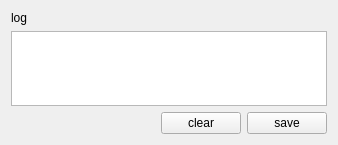
<?xml version="1.0" encoding="UTF-8"?>
<ui version="4.0">
 <class>DebugForm</class>
 <widget class="QWidget" name="DebugForm">
  <property name="geometry">
   <rect>
    <x>0</x>
    <y>0</y>
    <width>338</width>
    <height>145</height>
   </rect>
  </property>
  <property name="windowTitle">
   <string>Form</string>
  </property>
  <layout class="QGridLayout" name="gridLayout">
   <item row="0" column="0">
    <layout class="QVBoxLayout" name="verticalLayout_2">
     <item>
      <layout class="QVBoxLayout" name="verticalLayout">
       <item>
        <widget class="QLabel" name="logNamelabel">
         <property name="text">
          <string>log </string>
         </property>
        </widget>
       </item>
       <item>
        <widget class="QListView" name="listView"/>
       </item>
      </layout>
     </item>
     <item>
      <layout class="QHBoxLayout" name="horizontalLayout">
       <item>
        <spacer name="horizontalSpacer">
         <property name="orientation">
          <enum>Qt::Horizontal</enum>
         </property>
         <property name="sizeHint" stdset="0">
          <size>
           <width>40</width>
           <height>20</height>
          </size>
         </property>
        </spacer>
       </item>
       <item>
        <widget class="QPushButton" name="clearBtn">
         <property name="text">
          <string>clear</string>
         </property>
        </widget>
       </item>
       <item>
        <widget class="QPushButton" name="saveBtn">
         <property name="text">
          <string>save</string>
         </property>
        </widget>
       </item>
      </layout>
     </item>
    </layout>
   </item>
  </layout>
 </widget>
 <resources/>
 <connections/>
</ui>
